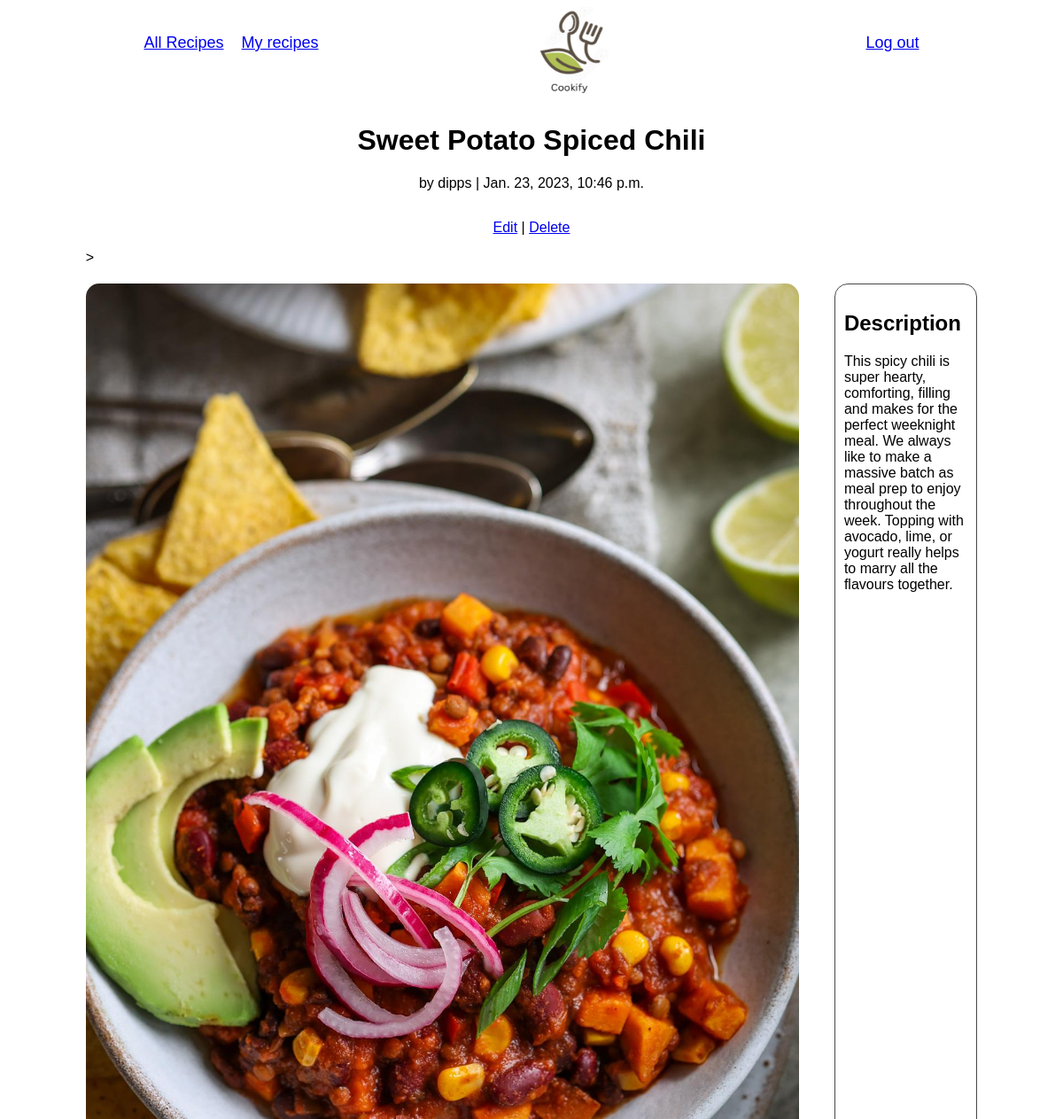
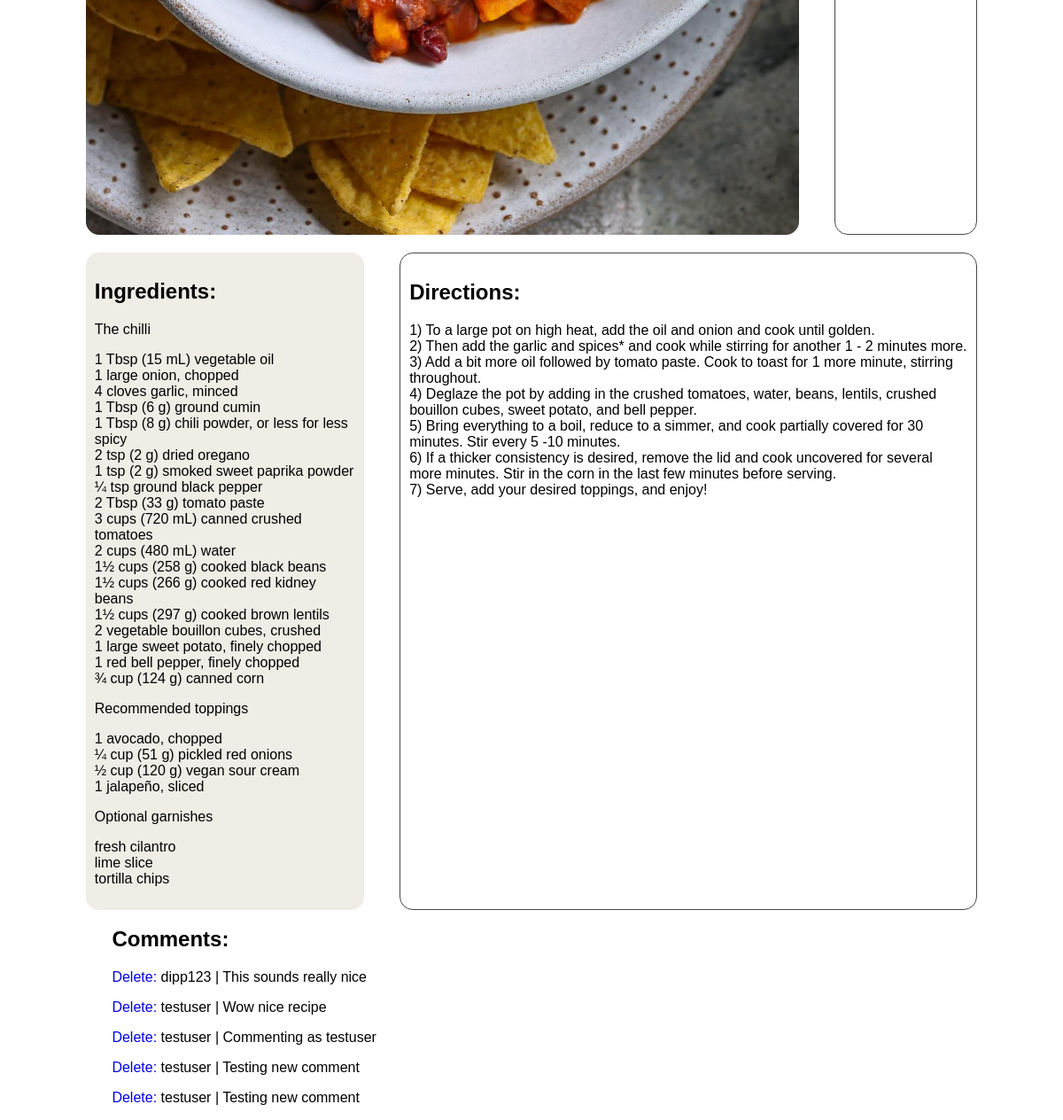
Page /recipes/4 (signed in) on the earlier database version (2 pictures, top to bottom).
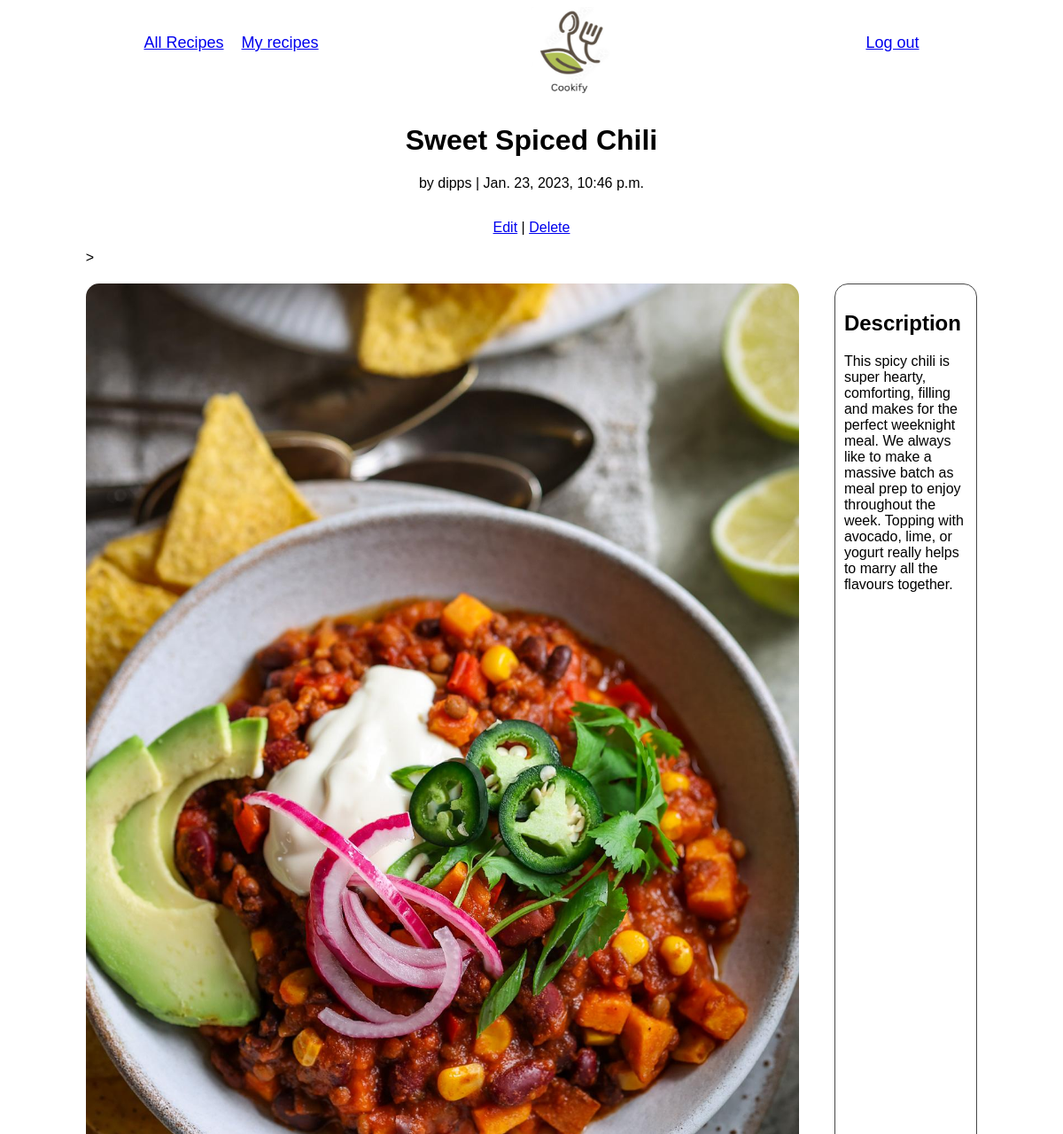
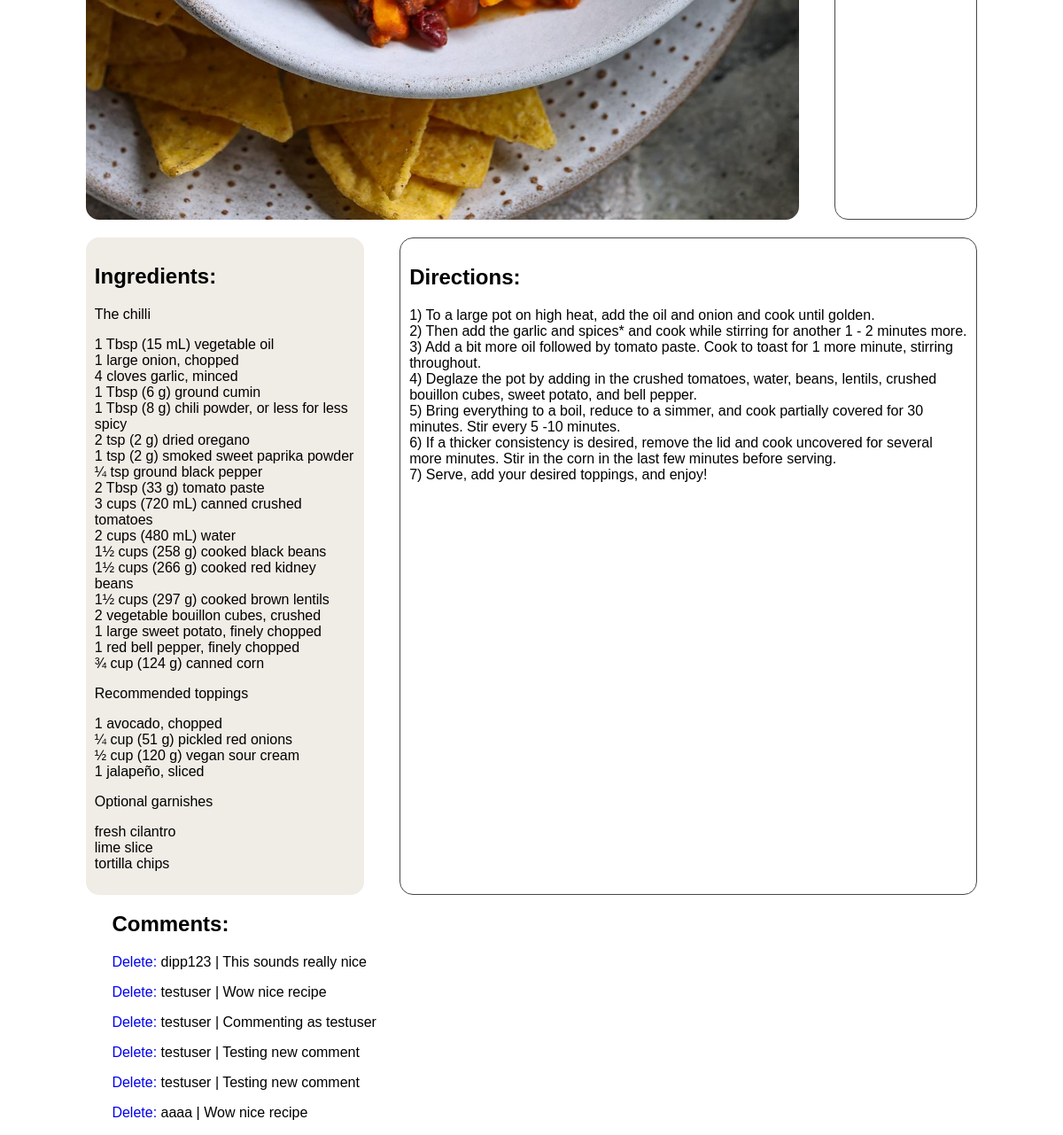
Same page on the later database version (2 pictures, top to bottom).
### recipes/models.py (models this page shows, shortened)
class Recipe(models.Model):
    title = models.CharField(max_length=255)
    description = models.TextField(default="")
    steps = models.TextField(default="")
    ingredients = models.TextField(default="")
    date = models.DateTimeField(auto_now_add=True)
    author = models.ForeignKey(
        get_user_model(),
        on_delete=models.CASCADE,
    )
    image = models.ImageField(upload_to='pics', default="pics/default.jpg")

class Comment(models.Model):
    recipe = models.ForeignKey(
        Recipe,
        on_delete=models.CASCADE,
        related_name='comments',)
    comment = models.TextField(max_length=1000)
    author = models.ForeignKey(get_user_model(), on_delete=models.CASCADE,)
    def __str__(self):
        return self.comment

### accounts/models.py (models this page shows)
class CustomUser(AbstractUser):
    email = models.EmailField()
    age = models.PositiveIntegerField(null=True, blank=True)

### recipes/views.py (the view)
# urls.py: path('<int:pk>', RecipeDetailView.as_view(), name='recipe_detail'),
class RecipeDetailView(LoginRequiredMixin, DetailView):
    model = Recipe
    template_name = 'recipe_detail.html'

### templates/recipe_detail.html (shortened to what this page needs)
{% extends 'base.html' %}
{% block content %}
    <div class="recipe-entry">
        <div class="first">
            <h1>{{ object.title }}</h1>
            <p>by {{ object.author }} | {{ object.date }}</p>
        </div>
        <p class="edit-delete">
            {%  if user == object.author %}
                <a href="{% url 'recipe_edit' recipe.pk %}">Edit</a> |
                <a href="{% url 'recipe_delete' recipe.pk %}">Delete</a>
            {% endif %}
        </p>
        <div class="top-bottom-container">>
            <div class="top">
                <img class="recipe-detail-image" src="{{ object.image.url}}"/>
                <div class="description-detail">
                    <h2>Description</h2>
                    <p>{{ object.description|linebreaks }}</p>
                </div>
            </div>
            <div class="bottom">
                <div class="ingredients-detail">
                    <h2>Ingredients: </h2>
                    <p>{{ object.ingredients|linebreaks }}</p>
                </div>
                <div class="steps-detail">
                    <h2>Directions: </h2>
                    <p>{{ object.steps|linebreaks }}</p>
                </div>
            </div>
        </div>
    </div>
    <div class="comments">
        <h2>Comments:</h2>
        {% for comment in recipe.comments.all %}
            <p class="comment">
                {% if user == recipe.author %}
                    <span><a style="text-decoration: none" href="#">Delete:   </a></span>
                {% endif %}
                {{ comment.author }} | {{ comment }}
            </p>
        {% endfor %}
    </div>
{% endblock content %}

Differences in the rows shown:
changed Recipe "dipps": title "Sweet Potato Spiced Chili" → "Sweet Spiced Chili"
added Comment: author "aaaa", comment "Wow nice recipe"
